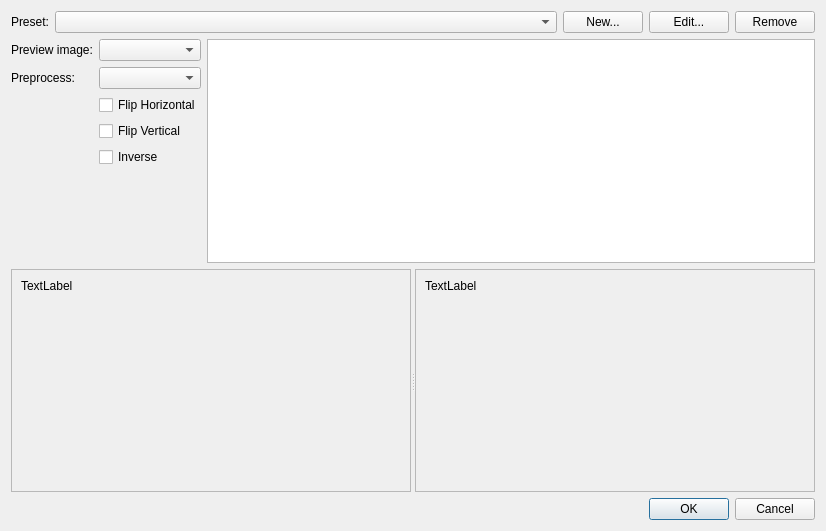
<?xml version="1.0" encoding="UTF-8"?>
<ui version="4.0">
 <class>DialogConvert2</class>
 <widget class="QDialog" name="DialogConvert2">
  <property name="geometry">
   <rect>
    <x>0</x>
    <y>0</y>
    <width>826</width>
    <height>531</height>
   </rect>
  </property>
  <property name="windowTitle">
   <string>Dialog</string>
  </property>
  <layout class="QVBoxLayout" name="verticalLayout">
   <item>
    <layout class="QHBoxLayout" name="horizontalLayout">
     <item>
      <widget class="QLabel" name="label">
       <property name="sizePolicy">
        <sizepolicy hsizetype="Minimum" vsizetype="Preferred">
         <horstretch>0</horstretch>
         <verstretch>0</verstretch>
        </sizepolicy>
       </property>
       <property name="text">
        <string>Preset:</string>
       </property>
      </widget>
     </item>
     <item>
      <widget class="QComboBox" name="comboBox">
       <property name="sizePolicy">
        <sizepolicy hsizetype="Expanding" vsizetype="Fixed">
         <horstretch>0</horstretch>
         <verstretch>0</verstretch>
        </sizepolicy>
       </property>
      </widget>
     </item>
     <item>
      <widget class="QPushButton" name="pushButtonPresetNew">
       <property name="text">
        <string>New...</string>
       </property>
      </widget>
     </item>
     <item>
      <widget class="QPushButton" name="pushButtonPresetEdit">
       <property name="text">
        <string>Edit...</string>
       </property>
      </widget>
     </item>
     <item>
      <widget class="QPushButton" name="pushButtonPresetRemove">
       <property name="text">
        <string>Remove</string>
       </property>
      </widget>
     </item>
    </layout>
   </item>
   <item>
    <layout class="QHBoxLayout" name="horizontalLayout_4">
     <item>
      <layout class="QFormLayout" name="formLayout">
       <item row="0" column="0">
        <widget class="QLabel" name="label_2">
         <property name="text">
          <string>Preview image:</string>
         </property>
        </widget>
       </item>
       <item row="0" column="1">
        <widget class="QComboBox" name="comboBoxSampleKey">
         <property name="sizePolicy">
          <sizepolicy hsizetype="Preferred" vsizetype="Fixed">
           <horstretch>0</horstretch>
           <verstretch>0</verstretch>
          </sizepolicy>
         </property>
        </widget>
       </item>
       <item row="1" column="0">
        <widget class="QLabel" name="label_5">
         <property name="text">
          <string>Preprocess:</string>
         </property>
        </widget>
       </item>
       <item row="1" column="1">
        <widget class="QComboBox" name="comboBoxRotate"/>
       </item>
       <item row="2" column="1">
        <widget class="QCheckBox" name="checkBoxFlipHorizontal">
         <property name="sizePolicy">
          <sizepolicy hsizetype="Preferred" vsizetype="Fixed">
           <horstretch>0</horstretch>
           <verstretch>0</verstretch>
          </sizepolicy>
         </property>
         <property name="text">
          <string>Flip Horizontal</string>
         </property>
        </widget>
       </item>
       <item row="3" column="1">
        <widget class="QCheckBox" name="checkBoxFlipVertical">
         <property name="sizePolicy">
          <sizepolicy hsizetype="Preferred" vsizetype="Fixed">
           <horstretch>0</horstretch>
           <verstretch>0</verstretch>
          </sizepolicy>
         </property>
         <property name="text">
          <string>Flip Vertical</string>
         </property>
        </widget>
       </item>
       <item row="4" column="1">
        <widget class="QCheckBox" name="checkBoxInverse">
         <property name="sizePolicy">
          <sizepolicy hsizetype="Preferred" vsizetype="Fixed">
           <horstretch>0</horstretch>
           <verstretch>0</verstretch>
          </sizepolicy>
         </property>
         <property name="text">
          <string>Inverse</string>
         </property>
        </widget>
       </item>
      </layout>
     </item>
     <item>
      <widget class="QPlainTextEdit" name="plainTextEdit">
       <property name="sizePolicy">
        <sizepolicy hsizetype="Expanding" vsizetype="Expanding">
         <horstretch>0</horstretch>
         <verstretch>0</verstretch>
        </sizepolicy>
       </property>
       <property name="font">
        <font>
         <family>Monospace</family>
        </font>
       </property>
       <property name="readOnly">
        <bool>true</bool>
       </property>
      </widget>
     </item>
    </layout>
   </item>
   <item>
    <widget class="QSplitter" name="splitter">
     <property name="sizePolicy">
      <sizepolicy hsizetype="Expanding" vsizetype="Expanding">
       <horstretch>0</horstretch>
       <verstretch>0</verstretch>
      </sizepolicy>
     </property>
     <property name="orientation">
      <enum>Qt::Horizontal</enum>
     </property>
     <property name="childrenCollapsible">
      <bool>false</bool>
     </property>
     <widget class="QScrollArea" name="scrollArea">
      <property name="widgetResizable">
       <bool>true</bool>
      </property>
      <widget class="QWidget" name="scrollAreaWidgetContents">
       <property name="geometry">
        <rect>
         <x>0</x>
         <y>0</y>
         <width>399</width>
         <height>217</height>
        </rect>
       </property>
       <layout class="QHBoxLayout" name="horizontalLayout_2">
        <item>
         <widget class="QLabel" name="labelOriginal">
          <property name="text">
           <string>TextLabel</string>
          </property>
          <property name="alignment">
           <set>Qt::AlignLeading|Qt::AlignLeft|Qt::AlignTop</set>
          </property>
         </widget>
        </item>
       </layout>
      </widget>
     </widget>
     <widget class="QScrollArea" name="scrollArea_2">
      <property name="widgetResizable">
       <bool>true</bool>
      </property>
      <widget class="QWidget" name="scrollAreaWidgetContents_2">
       <property name="geometry">
        <rect>
         <x>0</x>
         <y>0</y>
         <width>399</width>
         <height>217</height>
        </rect>
       </property>
       <layout class="QHBoxLayout" name="horizontalLayout_3">
        <item>
         <widget class="QLabel" name="labelPreview">
          <property name="text">
           <string>TextLabel</string>
          </property>
          <property name="alignment">
           <set>Qt::AlignLeading|Qt::AlignLeft|Qt::AlignTop</set>
          </property>
         </widget>
        </item>
       </layout>
      </widget>
     </widget>
    </widget>
   </item>
   <item>
    <widget class="QDialogButtonBox" name="buttonBox">
     <property name="orientation">
      <enum>Qt::Horizontal</enum>
     </property>
     <property name="standardButtons">
      <set>QDialogButtonBox::Cancel|QDialogButtonBox::Ok</set>
     </property>
    </widget>
   </item>
  </layout>
 </widget>
 <resources/>
 <connections>
  <connection>
   <sender>buttonBox</sender>
   <signal>accepted()</signal>
   <receiver>DialogConvert2</receiver>
   <slot>accept()</slot>
   <hints>
    <hint type="sourcelabel">
     <x>248</x>
     <y>254</y>
    </hint>
    <hint type="destinationlabel">
     <x>157</x>
     <y>274</y>
    </hint>
   </hints>
  </connection>
  <connection>
   <sender>buttonBox</sender>
   <signal>rejected()</signal>
   <receiver>DialogConvert2</receiver>
   <slot>reject()</slot>
   <hints>
    <hint type="sourcelabel">
     <x>316</x>
     <y>260</y>
    </hint>
    <hint type="destinationlabel">
     <x>286</x>
     <y>274</y>
    </hint>
   </hints>
  </connection>
 </connections>
</ui>
